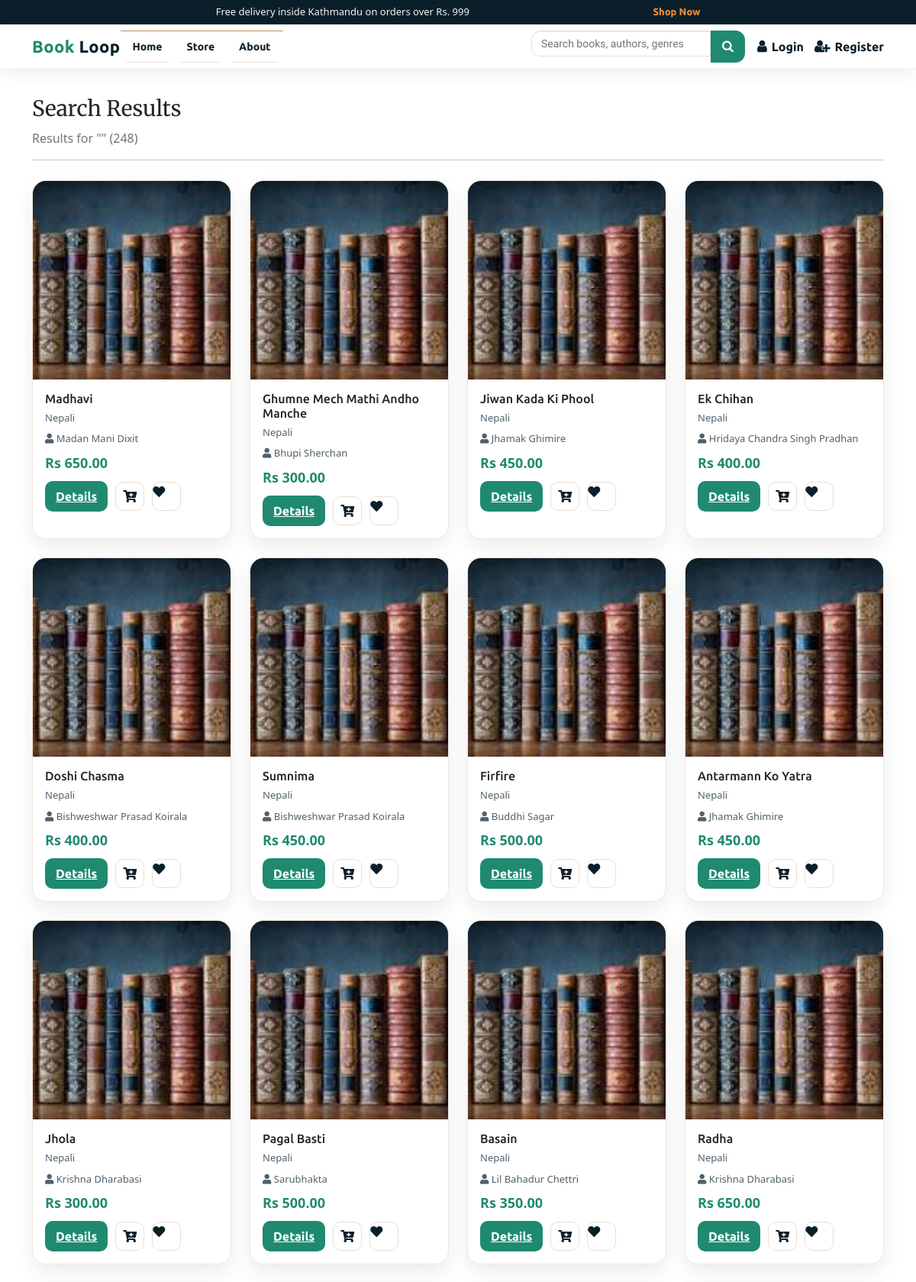
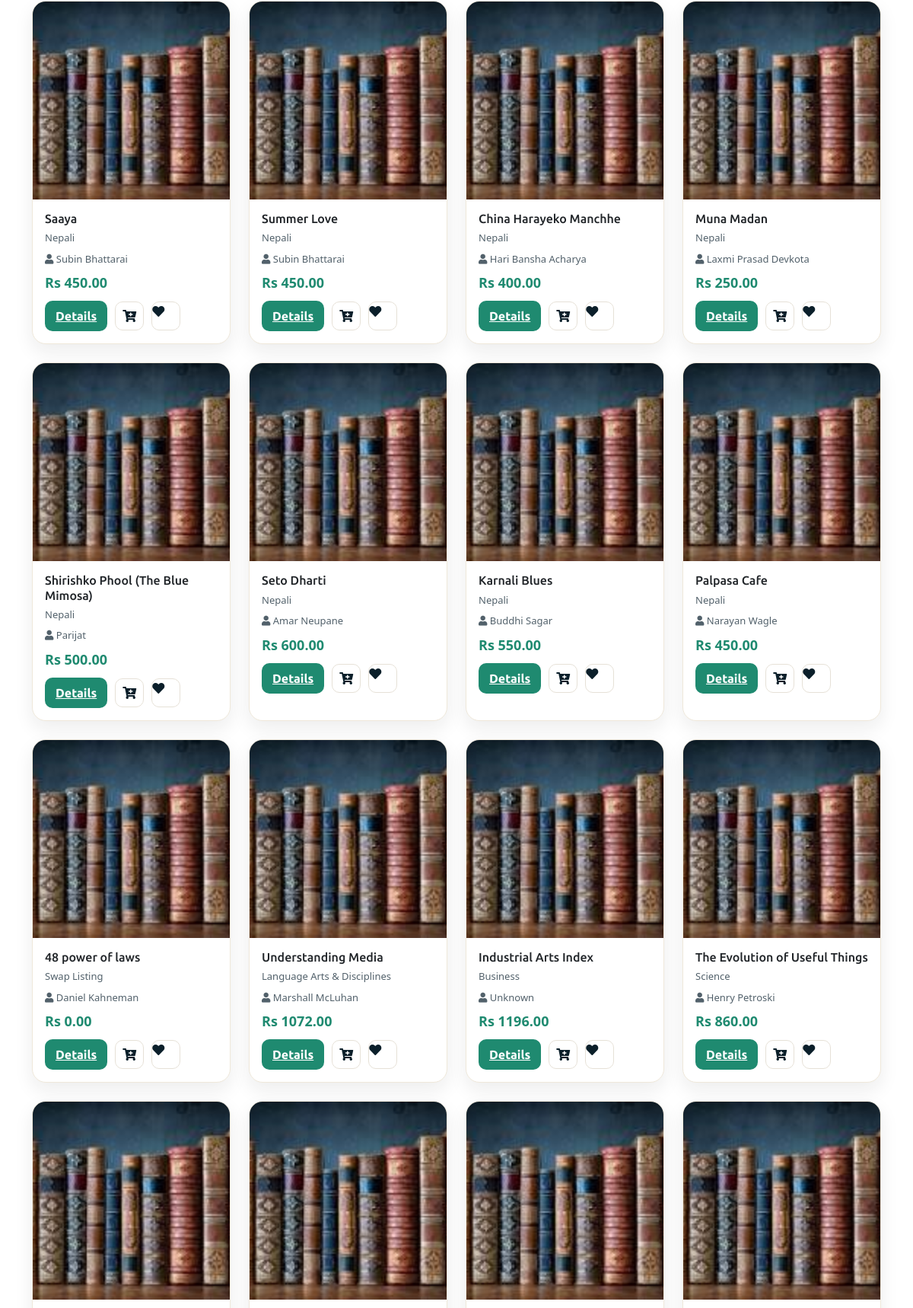
The app's page /search/ (upper part) with its own data (2 pictures, top to bottom).
### books/models.py (models this page shows, shortened)
class Product(models.Model):
    Book_name = models.CharField(max_length=50)
    Author = models.CharField(max_length=50, default="")
    genre = models.CharField(max_length=300)
    description = models.CharField(max_length=1000, default="")
    price = models.IntegerField(default=0)
    pub_date = models.DateField(default=timezone.now)
    quantity = models.PositiveBigIntegerField(default=1)
    seller = models.ForeignKey(
        settings.AUTH_USER_MODEL,
        on_delete=models.SET_NULL,
        null=True,
        blank=True,
        related_name="products",
    )
    listing_type = models.CharField(
        max_length=10,
        choices=LISTING_CHOICES,
        default="sell",
    )
    listing_status = models.CharField(
        max_length=20,
        choices=LISTING_STATUS,
        default="approved",
    )
    swap_preference = models.CharField(
        max_length=255,
        blank=True,
        null=True,
        help_text="Title or genre of the book you want in exchange.",
    )
    condition = models.CharField(
        max_length=50,
        blank=True,
        null=True,
        help_text=(
            "Physical condition of the book for swapping "
            "(e.g. New, Like New, Good, Heavily Used)."
        ),
    )
    location = models.CharField(
        max_length=255,
        blank=True,
        null=True,
        help_text="City or neighborhood for the swap",
    )
    contact_email = models.EmailField(
        blank=True,
        null=True,
        help_text="Email for other users to contact you for swapping",
    )
    image = CloudinaryField("image", folder="bookloop_covers", null=True, blank=True)
    sequence = models.IntegerField(default=0)
    views = models.PositiveIntegerField(default=0)
    @property
    def imageURL(self):
        try:
            return self.image.url
        except:
            return ""

### books/views.py (the view)
# urls.py: path('search/', views.search, name = 'search'),
def search(request):
    query = request.GET.get('q', '').strip()
    books = Product.objects.none()
    cartItems = 0
    recommended_books = []
    if request.user.is_authenticated:
        order, _ = Order.objects.get_or_create(
            user=request.user.username, complete=False
        )
        cartItems = order.get_cart_items
        recommended_books = get_recommendations_for_user(request.user, num_recommendations=8)
    else:
        from django.db.models import Count
        recommended_books = Product.objects.annotate(
            order_count=Count('orderitem', filter=Q(orderitem__order__complete=True))
        ).order_by('-order_count')[:8]
        if not recommended_books.exists():
            recommended_books = Product.objects.all()[:8]
    if query:
        tokens = [t for t in query.split() if t]
        base_q = (
            Q(Book_name__icontains=query) |
            Q(Author__icontains=query) |
            Q(genre__icontains=query) |
            Q(description__icontains=query)
        )
        for token in tokens:
            base_q |= (
                Q(Book_name__icontains=token) |
                Q(Author__icontains=token) |
                Q(genre__icontains=token) |
                Q(description__icontains=token)
            )
        books = Product.objects.filter(base_q).annotate(
            score=(
                Case(When(Book_name__icontains=query, then=Value(5)), default=Value(0), output_field=IntegerField()) +
                Case(When(Author__icontains=query, then=Value(4)), default=Value(0), output_field=IntegerField()) +
                Case(When(genre__icontains=query, then=Value(3)), default=Value(0), output_field=IntegerField()) +
                Case(When(description__icontains=query, then=Value(2)), default=Value(0), output_field=IntegerField())
            )
        ).order_by('-score', 'Book_name').distinct()
        if request.user.is_authenticated:
            session_id = request.session.session_key
            if not session_id:
                request.session.create()
                session_id = request.session.session_key
            track_search(request.user, query, session_id)
    else:
        books = Product.objects.all().order_by('-id')
    return render(request, 'searchbar.html', {
        'query': query,
        'books': books,
        'cartItems': cartItems,
        'recommended_books': recommended_books,
        'result_count': books.count()
    })

### templates/searchbar.html (shortened to what this page needs)
{% load static %}
{% include 'components/base/base-top.html' %}
<link href="https://cdn.jsdelivr.net/npm/bootstrap@5.0.0-beta3/dist/css/bootstrap.min.css" rel="stylesheet"
>
<link rel="stylesheet" href="https://use.fontawesome.com/releases/v5.15.3/css/all.css"
>
{% include 'components/header/header.html' %}
<section class="search-hero">
  <div class="container">
    <div class="search-title">Search Results</div>
    <p class="text-muted">Results for "{{ query }}" ({{ result_count }})</p>
    <hr>
  </div>
</section>
<section class="container">
  <div class="row g-4">
    {% if books %}
      {% for book in books %}
      <div class="col-xl-3 col-lg-4 col-md-6">
        <div class="search-card">
          <a href="{% url 'product' book.id %}">
                    {% if book.image and "herald" not in book.image.url|lower and "college" not in book.image.url|lower %}
                    <img class="book-cover-img" src="{{ book.image.url }}" alt="{{ book.Book_name }}" data-fallback="{% static 'images/default_cover.jpg' %}" onerror="this.onerror=null; this.src=this.dataset.fallback;">
                    {% else %}
                    <img class="book-cover-img" src="{% static 'images/default_cover.jpg' %}" alt="{{ book.Book_name }}">
                    {% endif %}
          </a>
          <div class="search-card-body">
            <h5>{{ book.Book_name }}</h5>
            <div class="search-meta">{{ book.genre }}</div>
            <div class="search-meta"><i class="fas fa-user"></i> {{ book.Author }}</div>
            <div class="search-price">Rs {{ book.price|floatformat:2 }}</div>
            <div class="search-actions">
              <a href="{% url 'product' book.id %}" class="btn-details">Details</a>
              <button data-product="{{book.id}}" data-action="add" class="icon-btn update-cart">
                <i class="fas fa-cart-plus"></i>
              </button>
              <span class="product_data addToWishlist icon-btn">
                <i class="fas fa-heart"></i>
              </span>
            </div>
          </div>
        </div>
      </div>
      {% endfor %}
    {% else %}
      <p>No products found. Try a different keyword.</p>
    {% endif %}
  </div>
</section>
{% include 'components/footer/footer.html' %}
{% include 'components/base/base-bottom.html' %}

### static/css/style.css (style rules this page uses)
html, body { font-size: 100%; font-family: 'Open Sans', sans-serif; background:#ffffff; }
p { margin:0; }
h1,h2,h3,h4,h5,h6,a { font-family:'Ubuntu', sans-serif !important; margin:0; }
.book-cover-img { width:100%; aspect-ratio:2 / 3; height:auto; object-fit:cover; object-position:center; border-top-left-radius:inherit; border-top-right-radius:inherit; }

### templates/components/header/header.html (style rules this page uses)
:root { --bw-ink: #0b1f2a; --bw-muted: #52616b; --bw-accent: #1f8a70; --bw-accent-2: #f28f3b; --bw-surface: #ffffff; }

### templates/searchbar.html (style rules this page uses)
:root { --bw-ink: #0b1f2a; --bw-muted: #52616b; --bw-accent: #1f8a70; }
.search-hero { padding: 30px 0 10px; }
.search-title { font-family: 'Merriweather', serif; font-size: 28px; margin-bottom: 6px; }
.search-card { border-radius: 18px; border: 1px solid #efe8da; overflow: hidden; background: #ffffff; box-shadow: 0 10px 25px rgba(27, 27, 31, 0.08); height: 100%; }
.search-card img { width: 100%; height: 260px; object-fit: cover; }
.search-card-body { padding: 16px; }
.search-card-body h5 { font-size: 16px; margin-bottom: 6px; }
.search-meta { color: var(--bw-muted); font-size: 13px; margin-bottom: 8px; }
.search-price { color: var(--bw-accent); font-weight: 700; font-size: 18px; margin-bottom: 10px; }
.search-actions { display: flex; align-items: center; gap: 10px; }
.search-actions .btn-details { background: var(--bw-accent); color: #fff; border: none; padding: 8px 14px; border-radius: 10px; font-weight: 600; }
.search-actions .icon-btn { width: 38px; height: 38px; border-radius: 10px; border: 1px solid #e6e1d7; background: #fff; color: var(--bw-ink); }

### templates/components/footer/footer.html (style rules this page uses)
:root { --bw-ink: #0b1f2a; --bw-muted: #52616b; --bw-accent: #1f8a70; --bw-accent-2: #f28f3b; }

### records on screen
Product: Book_name "Madhavi", genre "Nepali", Author "Madan Mani Dixit", price "650.00"
Product: Book_name "Ghumne Mech Mathi Andho Manche", genre "Nepali", Author "Bhupi Sherchan", price "300.00"
Product: Book_name "Jiwan Kada Ki Phool", genre "Nepali", Author "Jhamak Ghimire", price "450.00"
Product: Book_name "Ek Chihan", genre "Nepali", Author "Hridaya Chandra Singh Pradhan", price "400.00"
Product: Book_name "Doshi Chasma", genre "Nepali", Author "Bishweshwar Prasad Koirala", price "400.00"
Product: Book_name "Sumnima", genre "Nepali", Author "Bishweshwar Prasad Koirala", price "450.00"
Product: Book_name "Firfire", genre "Nepali", Author "Buddhi Sagar", price "500.00"
Product: Book_name "Antarmann Ko Yatra", genre "Nepali", Author "Jhamak Ghimire", price "450.00"
Product: Book_name "Jhola", genre "Nepali", Author "Krishna Dharabasi", price "300.00"
Product: Book_name "Pagal Basti", genre "Nepali", Author "Sarubhakta", price "500.00"
Product: Book_name "Basain", genre "Nepali", Author "Lil Bahadur Chettri", price "350.00"
Product: Book_name "Radha", genre "Nepali", Author "Krishna Dharabasi", price "650.00"
Product: Book_name "Saaya", genre "Nepali", Author "Subin Bhattarai", price "450.00"
Product: Book_name "Summer Love", genre "Nepali", Author "Subin Bhattarai", price "450.00"
Product: Book_name "China Harayeko Manchhe", genre "Nepali", Author "Hari Bansha Acharya", price "400.00"
Product: Book_name "Muna Madan", genre "Nepali", Author "Laxmi Prasad Devkota", price "250.00"
Product: Book_name "Shirishko Phool (The Blue Mimosa)", genre "Nepali", Author "Parijat", price "500.00"
Product: Book_name "Seto Dharti", genre "Nepali", Author "Amar Neupane", price "600.00"
Product: Book_name "Karnali Blues", genre "Nepali", Author "Buddhi Sagar", price "550.00"
Product: Book_name "Palpasa Cafe", genre "Nepali", Author "Narayan Wagle", price "450.00"
Product: Book_name "48 power of laws", genre "Swap Listing", Author "Daniel Kahneman", price "0.00"
Product: Book_name "Understanding Media", genre "Language Arts & Disciplines", Author "Marshall McLuhan", price "1072.00"
Product: Book_name "Industrial Arts Index", genre "Business", Author "Unknown", price "1196.00"
Product: Book_name "The Evolution of Useful Things", genre "Science", Author "Henry Petroski", price "860.00"

### other values on screen
{{ result_count }} "248"
